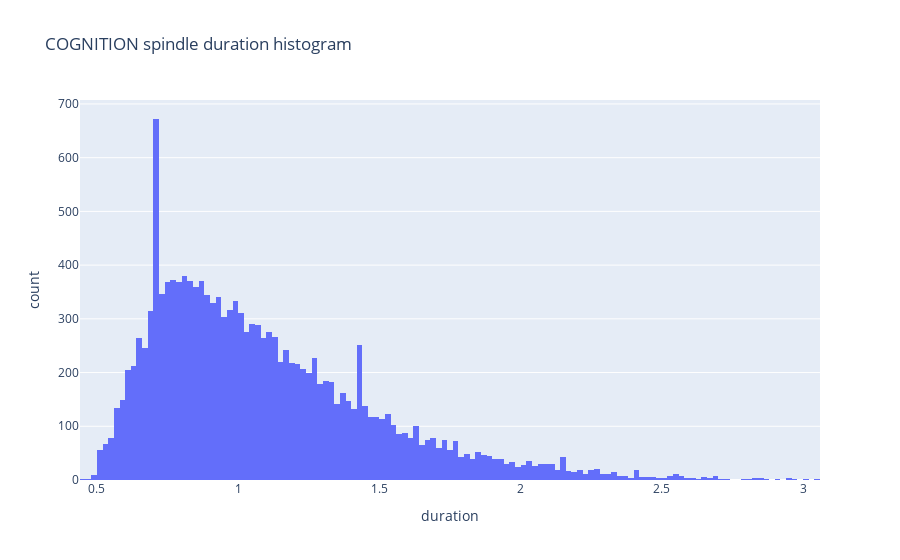

Notebook code cell kept with this figure:
### Code cell
px.histogram(spindles,x='duration',title="COGNITION spindle duration histogram")

### Figure 1 — Plotly figure (JSON) as saved in the notebook; plotly's stock layout.template omitted (floating-point values rounded to 4 significant figures; data arrays with more than 128 entries replaced by an {"elided": "..."} marker saying what was removed)
{"data": [{"alignmentgroup": "True", "bingroup": "x", "hovertemplate": "duration=%{x}<br>count=%{y}<extra></extra>", "legendgroup": "", "marker": {"color": "#636efa", "pattern": {"shape": ""}}, "name": "", "offsetgroup": "", "orientation": "v", "showlegend": false, "type": "histogram", "x": {"elided": "14689 float values"}, "xaxis": "x", "yaxis": "y"}], "layout": {"barmode": "relative", "legend": {"tracegroupgap": 0}, "title": {"text": "COGNITION spindle duration histogram"}, "xaxis": {"anchor": "y", "domain": [0, 1], "title": {"text": "duration"}}, "yaxis": {"anchor": "x", "domain": [0, 1], "title": {"text": "count"}}}}
